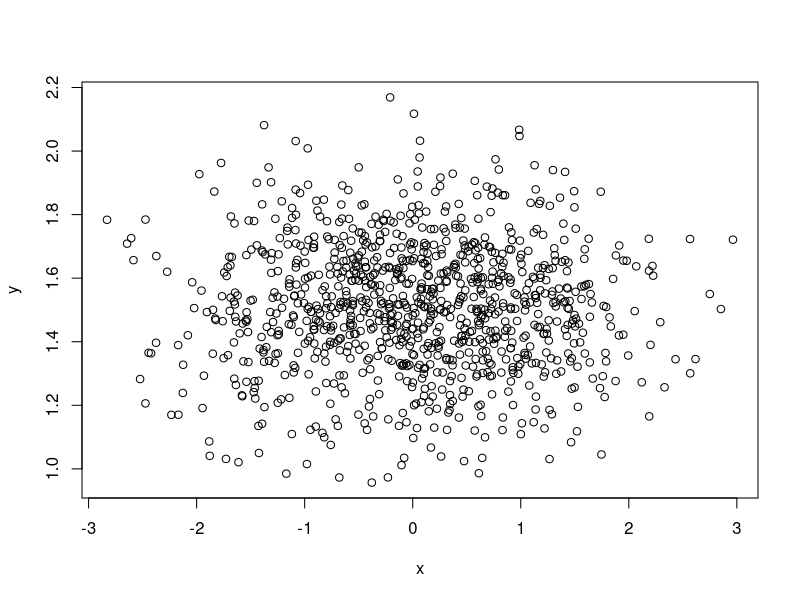

This chart was generated by the following R code:
## ---- chunk 1
knitr::opts_chunk$set(echo = TRUE)
## ---- chunk 2
x = rnorm(1000, 0, 1)
y = rnorm(1000, 1.5, 0.2)
plot(x, y)
